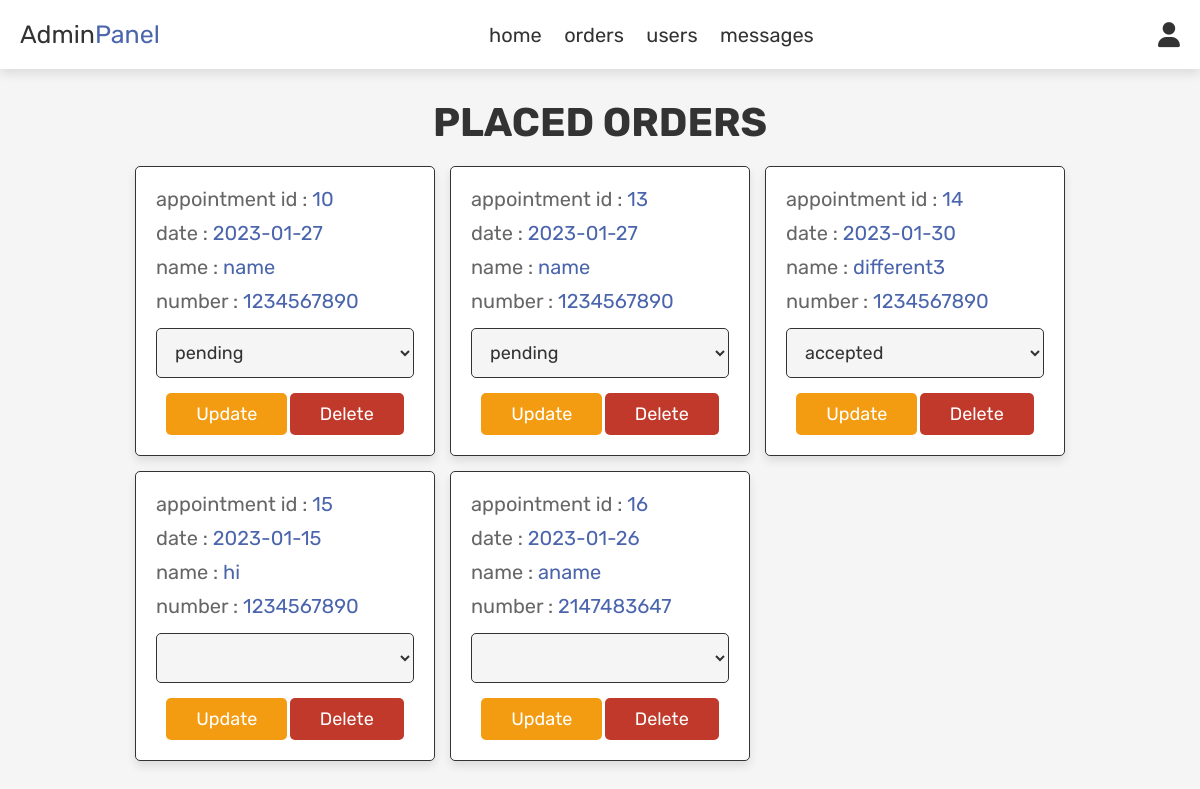
The page /admin_orders.php (signed in) on the database its author committed.
### tables this page shows
CREATE TABLE `form` (
  `number` int(255) NOT NULL,
  `message` varchar(255) NOT NULL,
  `status` varchar(255) NOT NULL,
  `date` date NOT NULL,
  `appointment_id` int(255) NOT NULL,
  `name` varchar(255) NOT NULL
);

### admin_orders.php (the view, shortened to what this page needs)
<?php
include 'config.php';
?>
<!DOCTYPE html>
<html lang="en">
<head>
   <link rel="stylesheet" href="https://cdnjs.cloudflare.com/ajax/libs/font-awesome/6.0.0/css/all.min.css">
   <link rel="stylesheet" href="css/admin_style.css">
</head>
<body>
<?php include 'admin_header.php'; ?>
<section class="orders">
   <h1 class="title">placed orders</h1>
   <div class="box-container">
      <?php
      $select_orders = mysqli_query($conn, "SELECT * FROM `form`") or die('query failed');
      if(mysqli_num_rows($select_orders) > 0){
         while($fetch_orders = mysqli_fetch_assoc($select_orders)){
      ?>
      <div class="box">
         <p> appointment id : <span><?php echo $fetch_orders['appointment_id']; ?></span> </p>
         <p> date : <span><?php echo $fetch_orders['date']; ?></span> </p>
         <p> name : <span><?php echo $fetch_orders['name']; ?></span> </p>
         <p> number : <span><?php echo $fetch_orders['number']; ?></span> </p>
         <form action="" method="post">
            <select name="update_payment">
               <option value="" selected disabled><?php echo $fetch_orders['status']; ?></option>
               <option value="pending">pending</option>
            </select>
            <input type="submit" value="update" name="update_order" class="option-btn">
            <a href="admin_orders.php?delete=<?php echo $fetch_orders['appointment_id']; ?>" onclick="return confirm('delete this order?');" class="delete-btn">delete</a>
         </form>
      </div>
      <?php
         }
      }else{
         echo '<p class="empty">no appointments booked yet!</p>';
      }
      ?>
   </div>
</section>
</body>
</html>

### css/admin_style.css (style rules this page uses)
:root { --purple:#4b65ad; --red:#c0392b; --orange:#f39c12; --black:#333; --white:#fff; --light-color:#666; --light-white:#ccc; --light-bg:#f5f5f5; --border:.1rem solid var(--black); --box-shadow:0 .5rem 1rem rgba(0,0,0,.1); }
* { font-family: 'Rubik', sans-serif; margin:0; padding:0; box-sizing: border-box; outline: none; border:none; text-decoration: none; transition:all .2s linear; }
html { font-size: 62.5%; overflow-x: hidden; }
body { background-color: var(--light-bg); }
section { padding:3rem 2rem; }
.title { text-align: center; margin-bottom: 2rem; text-transform: uppercase; color:var(--black); font-size: 4rem; }
.btn, .option-btn, .delete-btn, .white-btn { display: inline-block; margin-top: 1rem; padding:1rem 3rem; cursor: pointer; color:var(--white); font-size: 1.8rem; border-radius: .5rem; text-transform: capitalize; }
.option-btn { background-color: var(--orange); }
.delete-btn { background-color: var(--red); }
.orders .box-container { display: grid; grid-template-columns: repeat(auto-fit, 30rem); justify-content: center; gap:1.5rem; max-width: 1200px; margin:0 auto; align-items: flex-start; }
.orders .box-container .box { background-color: var(--white); padding:2rem; border:var(--border); box-shadow: var(--box-shadow); border-radius: .5rem; }
.orders .box-container .box p { padding-bottom: 1rem; font-size: 2rem; color:var(--light-color); }
.orders .box-container .box p span { color:var(--purple); }
.orders .box-container .box form { text-align: center; }
.orders .box-container .box form select { border-radius: .5rem; margin:.5rem 0; width: 100%; background-color: var(--light-bg); border:var(--border); padding:1.2rem 1.4rem; font-size: 1.8rem; color:var(--black); }

### rows shown on the page
form: appointment_id "10", date "2023-01-27", name "name", number "1234567890", update_payment "pending"
form: appointment_id "13", date "2023-01-27", name "name", number "1234567890", update_payment "pending"
form: appointment_id "14", date "2023-01-30", name "different3", number "1234567890", update_payment "accepted"
form: appointment_id "15", date "2023-01-15", name "hi", number "1234567890"
form: appointment_id "16", date "2023-01-26", name "aname", number "2147483647"
